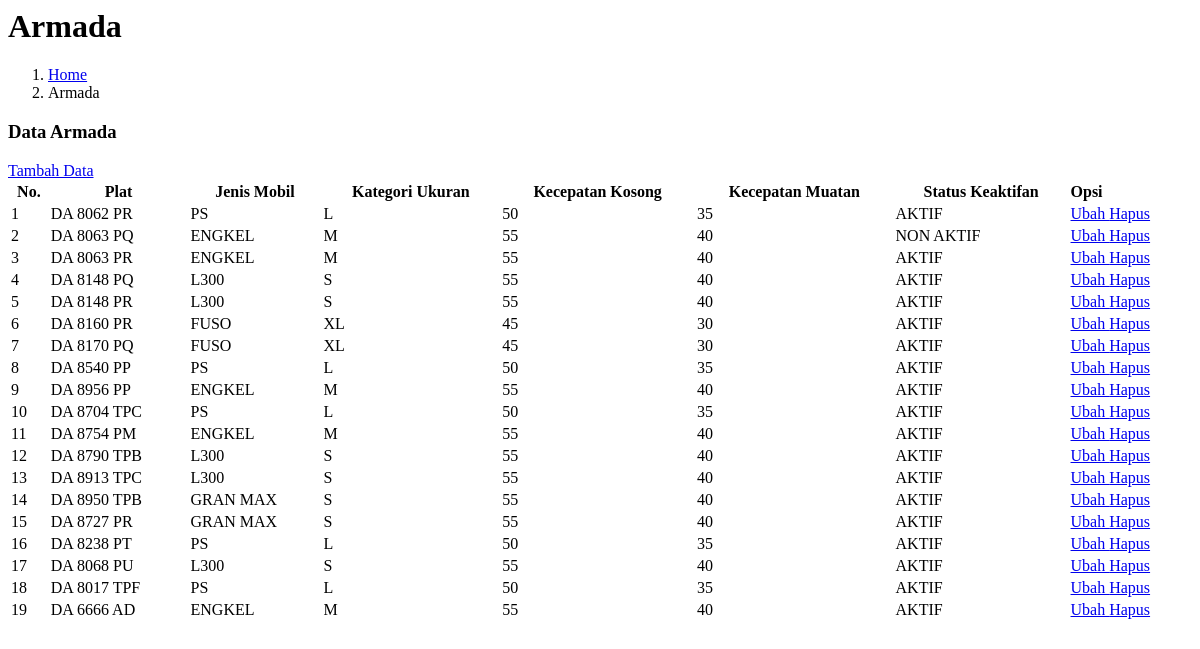
The page /adminkeu/pages/armada/armadaread.php on the database its author committed.
### tables this page shows
CREATE TABLE `armada` (
  `id` int(4) NOT NULL,
  `plat` varchar(11) NOT NULL,
  `jenis_mobil` enum('PS','ENGKEL','L300','FUSO','GRAN MAX') NOT NULL,
  `kateg_mobil` enum('S','M','L','XL') NOT NULL,
  `kecepatan_kosong` int(3) NOT NULL,
  `kecepatan_muatan` int(3) NOT NULL,
  `tanggal_registrasi` datetime NOT NULL DEFAULT current_timestamp(),
  `tanggal_update_data` timestamp NULL DEFAULT current_timestamp() ON UPDATE current_timestamp(),
  `status_keaktifan` enum('AKTIF','NON AKTIF') NOT NULL DEFAULT 'AKTIF'
);

### adminkeu/pages/armada/armadaread.php (the view, shortened to what this page needs)
<?php include_once "../partials/cssdatatables.php" ?>
<div class="content-header">
  <div class="container-fluid">
    <div class="row mb-2">
      <div class="col-sm-6">
        <h1 class="m-0">Armada</h1>
      </div>
      <div class="col-sm-6">
        <ol class="breadcrumb float-sm-right">
          <li class="breadcrumb-item"><a href="./">Home</a></li>
          <li class="breadcrumb-item active">Armada</li>
        </ol>
      </div>
    </div>
  </div>
</div>
<div class="content">
  <div class="card">
    <div class="card-header">
      <h3 class="card-title">Data Armada</h3>
      <a href="?page=armadacreate" class="btn btn-success btn-sm float-right">
        <i class="fa fa-plus-circle"></i> Tambah Data
      </a>
    </div>
    <div class="card-body">
      <table id="mytable" class="table table-bordered" style="white-space: nowrap; background-color: white; width: 100%">
        <thead>
          <tr>
            <th>No.</th>
            <th>Plat</th>
            <th>Jenis Mobil</th>
            <th>Kategori Ukuran</th>
            <th>Kecepatan Kosong</th>
            <th>Kecepatan Muatan</th>
            <th>Status Keaktifan</th>
            <th style="display: flex;">Opsi</th>
          </tr>
        </thead>
        <tbody>
          <?php
          $database = new Database;
          $db = $database->getConnection();
          $selectsql = 'SELECT * FROM armada';
          $stmt = $db->prepare($selectsql);
          $stmt->execute();
          $no = 1;
          while ($row = $stmt->fetch(PDO::FETCH_ASSOC)) {
          ?>
            <tr>
              <td><?= $no++ ?></td>
              <td><?= $row['plat'] ?></td>
              <td><?= $row['jenis_mobil'] ?></td>
              <td><?= $row['kateg_mobil'] ?></td>
              <td><?= $row['kecepatan_kosong'] ?></td>
              <td><?= $row['kecepatan_muatan'] ?></td>
              <td><?= $row['status_keaktifan'] ?></td>
              <td>
                <a href="?page=armadaupdate&id=<?= $row['id']; ?>" class="btn btn-primary btn-sm mr-1">
                  <i class="fa fa-edit"></i> Ubah
                </a>
                <a href="?page=armadadelete&id=<?= $row['id']; ?>" class="btn btn-danger btn-sm mr-1" id='deletearmada'>
                  <i class="fa fa-trash"></i> Hapus
                </a>
              </td>
            </tr>
          <?php } ?>
        </tbody>
      </table>
    </div>
  </div>
</div>

### partials/cssdatatables.php
<link rel="stylesheet" href="../plugins/datatables-bs4/css/dataTables.bootstrap4.min.css">
<link rel="stylesheet" href="../plugins/datatables-responsive/css/responsive.bootstrap4.min.css">
<link rel="stylesheet" href="../plugins/datatables-buttons/css/buttons.bootstrap4.min.css">
<link rel="stylesheet" href="../plugins/datatables-fixedcolumns/css/fixedColumns.bootstrap4.min.css">
<link rel="stylesheet" href="../plugins/sweetalert2/sweetalert2.min.css">

### rows shown on the page
armada: plat "DA 8062 PR", jenis_mobil "PS", kateg_mobil "L", kecepatan_kosong "50", kecepatan_muatan "35", status_keaktifan "AKTIF"
armada: plat "DA 8063 PQ", jenis_mobil "ENGKEL", kateg_mobil "M", kecepatan_kosong "55", kecepatan_muatan "40", status_keaktifan "NON AKTIF"
armada: plat "DA 8063 PR", jenis_mobil "ENGKEL", kateg_mobil "M", kecepatan_kosong "55", kecepatan_muatan "40", status_keaktifan "AKTIF"
armada: plat "DA 8148 PQ", jenis_mobil "L300", kateg_mobil "S", kecepatan_kosong "55", kecepatan_muatan "40", status_keaktifan "AKTIF"
armada: plat "DA 8148 PR", jenis_mobil "L300", kateg_mobil "S", kecepatan_kosong "55", kecepatan_muatan "40", status_keaktifan "AKTIF"
armada: plat "DA 8160 PR", jenis_mobil "FUSO", kateg_mobil "XL", kecepatan_kosong "45", kecepatan_muatan "30", status_keaktifan "AKTIF"
armada: plat "DA 8170 PQ", jenis_mobil "FUSO", kateg_mobil "XL", kecepatan_kosong "45", kecepatan_muatan "30", status_keaktifan "AKTIF"
armada: plat "DA 8540 PP", jenis_mobil "PS", kateg_mobil "L", kecepatan_kosong "50", kecepatan_muatan "35", status_keaktifan "AKTIF"
armada: plat "DA 8956 PP", jenis_mobil "ENGKEL", kateg_mobil "M", kecepatan_kosong "55", kecepatan_muatan "40", status_keaktifan "AKTIF"
armada: plat "DA 8704 TPC", jenis_mobil "PS", kateg_mobil "L", kecepatan_kosong "50", kecepatan_muatan "35", status_keaktifan "AKTIF"
armada: plat "DA 8754 PM", jenis_mobil "ENGKEL", kateg_mobil "M", kecepatan_kosong "55", kecepatan_muatan "40", status_keaktifan "AKTIF"
armada: plat "DA 8790 TPB", jenis_mobil "L300", kateg_mobil "S", kecepatan_kosong "55", kecepatan_muatan "40", status_keaktifan "AKTIF"
armada: plat "DA 8913 TPC", jenis_mobil "L300", kateg_mobil "S", kecepatan_kosong "55", kecepatan_muatan "40", status_keaktifan "AKTIF"
armada: plat "DA 8950 TPB", jenis_mobil "GRAN MAX", kateg_mobil "S", kecepatan_kosong "55", kecepatan_muatan "40", status_keaktifan "AKTIF"
armada: plat "DA 8727 PR", jenis_mobil "GRAN MAX", kateg_mobil "S", kecepatan_kosong "55", kecepatan_muatan "40", status_keaktifan "AKTIF"
armada: plat "DA 8238 PT", jenis_mobil "PS", kateg_mobil "L", kecepatan_kosong "50", kecepatan_muatan "35", status_keaktifan "AKTIF"
armada: plat "DA 8068 PU", jenis_mobil "L300", kateg_mobil "S", kecepatan_kosong "55", kecepatan_muatan "40", status_keaktifan "AKTIF"
armada: plat "DA 8017 TPF", jenis_mobil "PS", kateg_mobil "L", kecepatan_kosong "50", kecepatan_muatan "35", status_keaktifan "AKTIF"
armada: plat "DA 6666 AD", jenis_mobil "ENGKEL", kateg_mobil "M", kecepatan_kosong "55", kecepatan_muatan "40", status_keaktifan "AKTIF"
